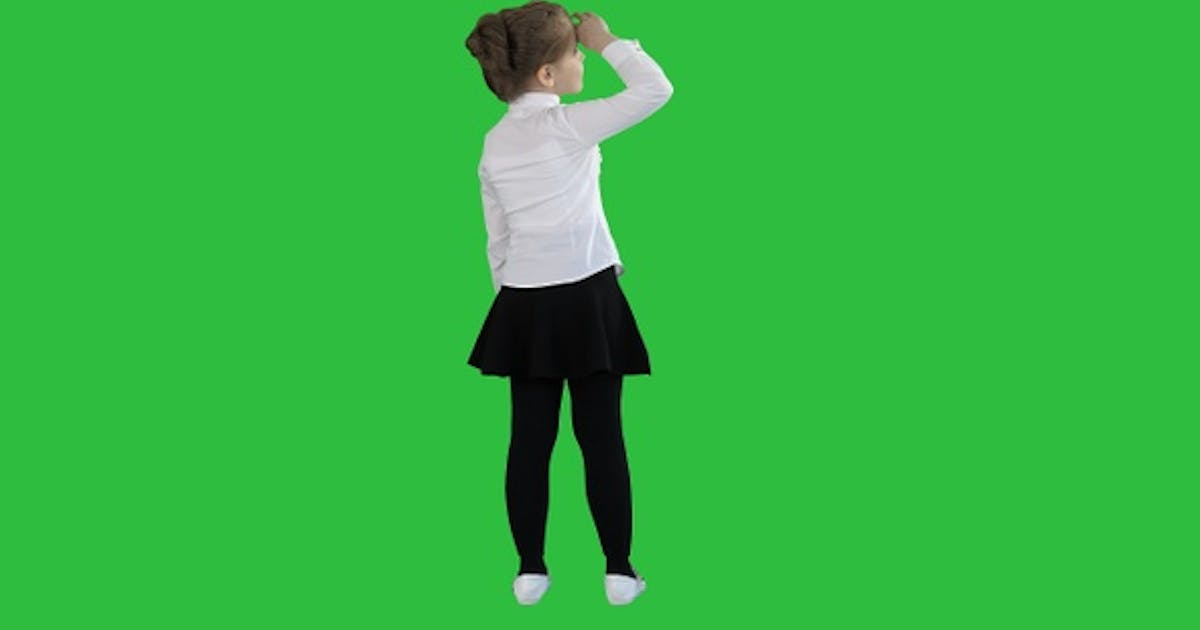
#> input picture assignment_module06/module06_student05_NguyenQuocHieu/additionFolder/module06_assignment11_student05_NguyenQuocHieu_object.jpg, 1200 x 630 px, found by its file name
$ python module06_assignment11_student05_NguyenQuocHieu.py
#> lines starting #> are read from the running program, lines starting #| are printed output that depends on the picture; after the words box and inside, x2 and y2 are one past the last pixel; in counts of white or black regions, pixels touching at a corner belong together
import cv2
import numpy
import skimage
import matplotlib.pyplot as plt
obj_image = cv2.imread(
    r"module06_student05_NguyenQuocHieu\additionFolder\module06_assignment11_student05_NguyenQuocHieu_object.jpg")
#> obj_image is the input picture: shape (630, 1200, 3); mean B, G, R 66.3, 180.6, 50.9
background = cv2.imread(
    r"module06_student05_NguyenQuocHieu\additionFolder\module06_assignment11_student05_NguyenQuocHieu_background.jpg")


def preprocess(obj_image: numpy.ndarray, background: numpy.ndarray) -> tuple:
    lab = cv2.cvtColor(obj_image, cv2.COLOR_BGR2LAB)
#> lab: shape (630, 1200, 3); mean of channels 0, 1, 2 165.3, 72.6, 174.3
    A = lab[:, :, 1]
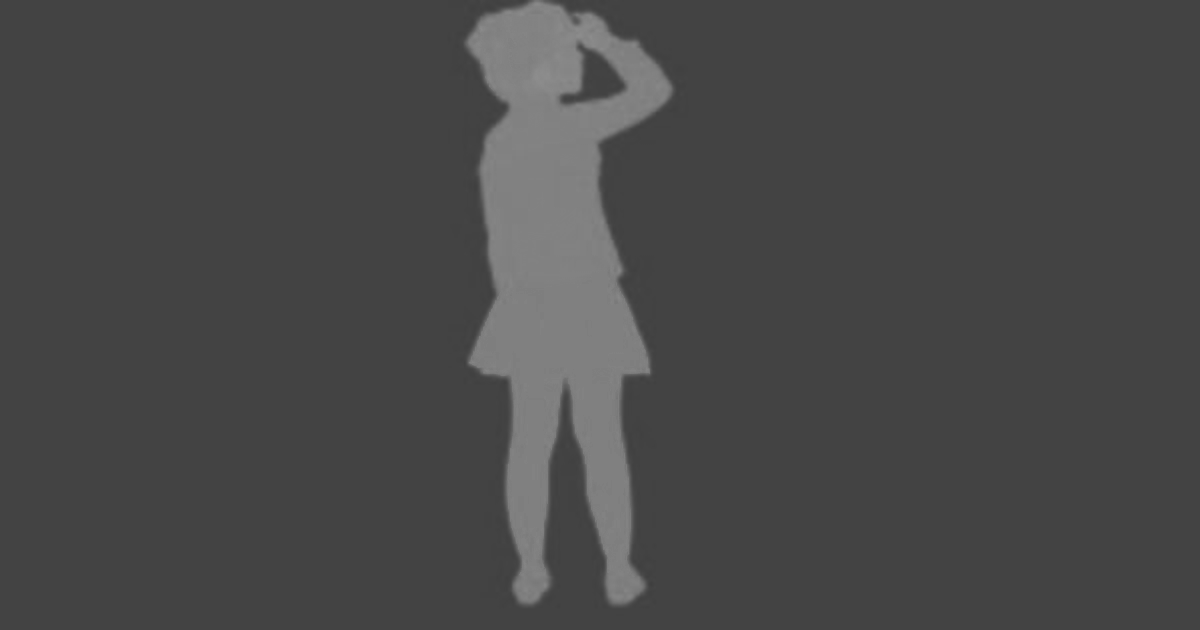
#> A: shape (630, 1200); min 62, max 141, mean 72.6
    ret, thresh = cv2.threshold(A, 100, 255, cv2.THRESH_BINARY)
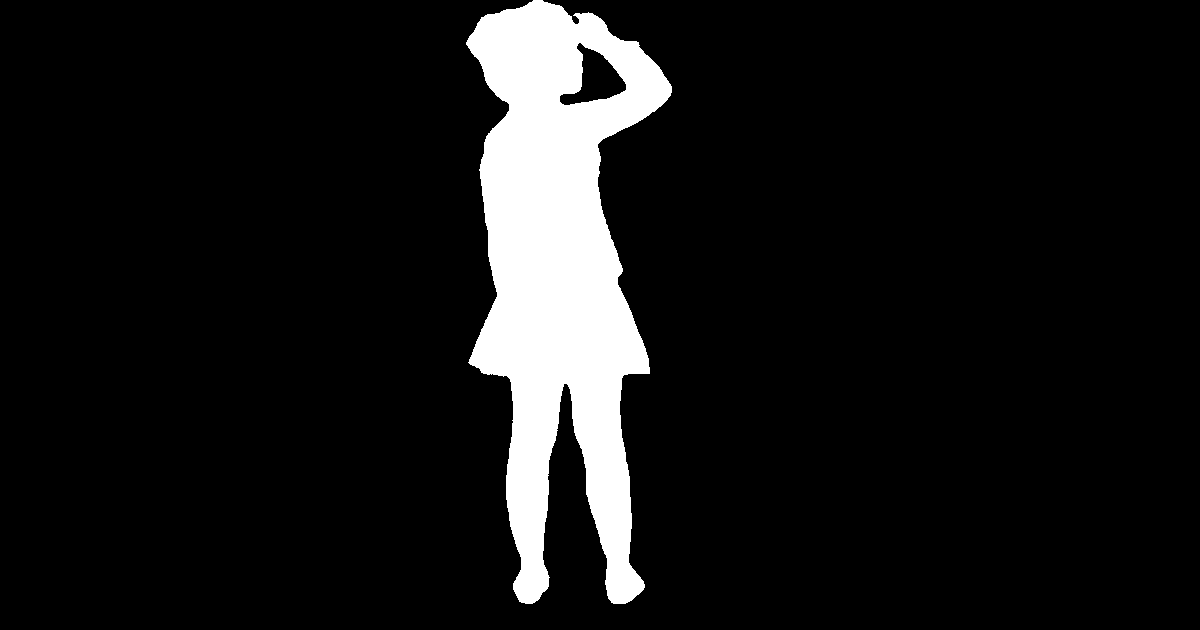
#> thresh: shape (630, 1200); 9% white; 1 white region, box (x1, y1, x2, y2) and area: (466, 0, 672, 604) 67822

    lower_h = -1
    upper_h = -1
    lower_w = -1
    upper_w = -1
    height, width = thresh.shape
#> height = 630; width = 1200
#> (the run stopped early here; a loop or call above may not have finished)
